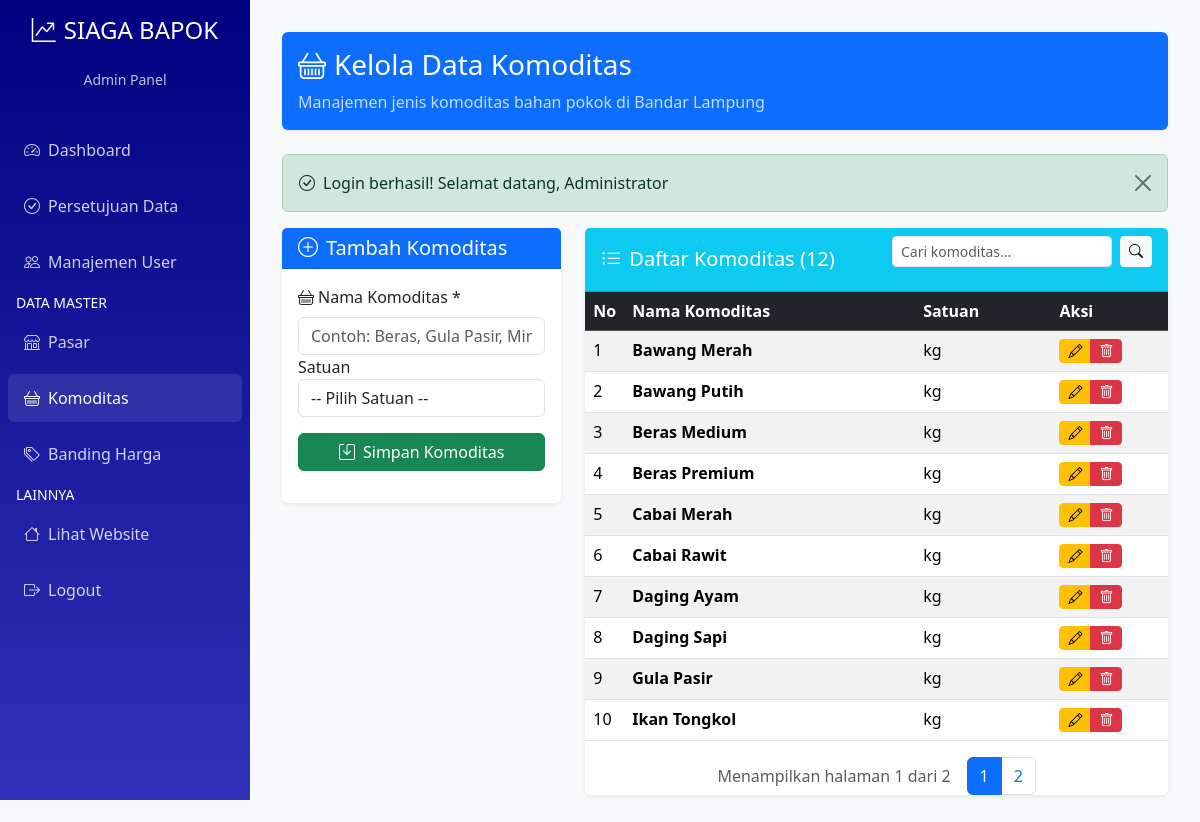
Screenshot of /admin/commodities.php (signed in) with the database file from the repository.
### tables this page shows
CREATE TABLE commodities (
    id INT PRIMARY KEY AUTO_INCREMENT,
    name VARCHAR(100) NOT NULL UNIQUE,
    unit VARCHAR(20) NOT NULL DEFAULT 'kg',
    kategori VARCHAR(50) NULL,
    created_at TIMESTAMP DEFAULT CURRENT_TIMESTAMP
);

### config/database.php (called while the page is built, shortened)
<?php
class Database {
    private $host = 'localhost';
    private $username = 'root';
    private $password = '';
    private $database = 'siagabapok_db';
    private $charset = 'utf8mb4';
    private $pdo;
    private function connect() {
        try {
            $dsn = "mysql:host={$this->host};dbname={$this->database};charset={$this->charset}";
            $options = [
                PDO::ATTR_ERRMODE => PDO::ERRMODE_EXCEPTION,
                PDO::ATTR_DEFAULT_FETCH_MODE => PDO::FETCH_ASSOC,
                PDO::ATTR_EMULATE_PREPARES => false,
            ];
            $this->pdo = new PDO($dsn, $this->username, $this->password, $options);
        } catch (PDOException $e) {
            die("Database connection failed: " . $e->getMessage());
        }
    }
    public function query($sql, $params = []) {
        try {
            $stmt = $this->pdo->prepare($sql);
            $stmt->execute($params);
            return $stmt;
        } catch (PDOException $e) {
            error_log("Database query error: " . $e->getMessage());
            throw $e;
        }
    }
    public function fetchAll($sql, $params = []) {
        $stmt = $this->query($sql, $params);
        return $stmt->fetchAll();
    }
    public function fetchOne($sql, $params = []) {
        $stmt = $this->query($sql, $params);
        return $stmt->fetch();
    }
    public function execute($sql, $params = []) {
        $stmt = $this->query($sql, $params);
        return $stmt->rowCount();
    }
}
?>

### public/admin/commodities.php (the view, shortened to what this page needs)
<?php
require_once __DIR__ . '/../../src/controllers/AuthController.php';
require_once __DIR__ . '/../../config/database.php';
if ($_SESSION['role'] === 'admin') {
    include __DIR__ . '/sidebar_admin.php';
} elseif ($_SESSION['role'] === 'uptd') {
    include __DIR__ . '/sidebar_uptd.php';
}
$db = new Database();
$db->query("CREATE TABLE IF NOT EXISTS commodities (
    id INT PRIMARY KEY AUTO_INCREMENT,
    name VARCHAR(100) NOT NULL UNIQUE,
    created_at TIMESTAMP DEFAULT CURRENT_TIMESTAMP,
    updated_at TIMESTAMP DEFAULT CURRENT_TIMESTAMP ON UPDATE CURRENT_TIMESTAMP
)");
$search = isset($_GET['search']) ? trim($_GET['search']) : '';
$page = isset($_GET['page']) ? max(1, (int)$_GET['page']) : 1;
$perPage = 10;
$where = $search ? "WHERE name LIKE ?" : '';
$params = $search ? ["%$search%"] : [];
$total = $db->fetchOne("SELECT COUNT(*) as cnt FROM commodities $where", $params)['cnt'];
$pages = ceil($total / $perPage);
$offset = ($page - 1) * $perPage;
$commodities = $db->fetchAll("SELECT * FROM commodities $where ORDER BY name ASC LIMIT $perPage OFFSET $offset", $params);
$editCommodity = null;
?>
<!DOCTYPE html>
<html lang="id">
<head>
    <link href="https://cdn.jsdelivr.net/npm/bootstrap@5.3.2/dist/css/bootstrap.min.css" rel="stylesheet">
    <link href="https://cdn.jsdelivr.net/npm/bootstrap-icons@1.11.1/font/bootstrap-icons.css" rel="stylesheet">
</head>
<body>
<div class="main-content">
    <div class="row mb-4">
        <div class="col-12">
            <div class="card bg-primary text-white">
                <div class="card-body">
                    <h1 class="h3 mb-0"><i class="bi bi-basket me-2"></i>Kelola Data Komoditas</h1>
                    <p class="mb-0 mt-2 opacity-75">Manajemen jenis komoditas bahan pokok di Bandar Lampung</p>
                </div>
            </div>
        </div>
    </div>
    <?php if (isset($_SESSION['success'])): ?>
        <div class="alert alert-success alert-dismissible fade show" role="alert">
            <i class="bi bi-check-circle me-2"></i><?= $_SESSION['success']; unset($_SESSION['success']); ?>
            <button type="button" class="btn-close" data-bs-dismiss="alert"></button>
        </div>
    <?php endif; ?>
    <div class="row">
        <div class="col-lg-4 mb-4">
            <div class="card">
                <div class="card-header bg-primary text-white">
                    <h5 class="card-title mb-0"><i class="bi bi-plus-circle me-2"></i><?= $editCommodity ? 'Edit Komoditas' : 'Tambah Komoditas'; ?></h5>
                </div>
                <div class="card-body">
                    <form method="POST">
                        <div class="mb-3">
                            <label for="name" class="form-label"><i class="bi bi-basket me-1"></i>Nama Komoditas *</label>
                            <input type="text" class="form-control" id="name" name="name" value="<?= $editCommodity ? htmlspecialchars($editCommodity['name']) : ''; ?>" placeholder="Contoh: Beras, Gula Pasir, Minyak Goreng" required>
                            <div class="form-group">
                                <label for="unit">Satuan</label>
                                <select class="form-control" id="unit" name="unit" required>
                                    <option value="">-- Pilih Satuan --</option>
                                </select>
                            </div>
                        </div>
                        <div class="d-grid gap-2">
                            <button type="submit" class="btn btn-success"><i class="bi bi-save me-2"></i><?= $editCommodity ? 'Update Komoditas' : 'Simpan Komoditas'; ?></button>
                        </div>
                    </form>
                </div>
            </div>
        </div>
        <div class="col-lg-8 mb-4">
            <div class="card">
                <div class="card-header bg-info text-white d-flex justify-content-between align-items-center">
                    <h5 class="card-title mb-0"><i class="bi bi-list-ul me-2"></i>Daftar Komoditas (<?= $total ?>)</h5>
                    <form class="d-flex" method="get" action="commodities.php">
                        <input class="form-control form-control-sm me-2" type="search" name="search" value="<?= htmlspecialchars($search) ?>" placeholder="Cari komoditas...">
                        <button class="btn btn-light btn-sm" type="submit"><i class="bi bi-search"></i></button>
                    </form>
                </div>
                <div class="card-body p-0">
    <?php if (!empty($commodities)): ?>
        <div class="table-responsive">
            <table class="table table-striped table-hover mb-0">
                <thead class="table-dark">
                    <tr>
                        <th width="5%">No</th>
                        <th>Nama Komoditas</th>
                        <th>Satuan</th>
                        <th width="20%">Aksi</th>
                    </tr>
                </thead>
                <tbody>
                    <?php foreach ($commodities as $i => $c): ?>
                        <tr>
                            <td><?= ($offset + $i + 1) ?></td>
                            <td><strong><?= htmlspecialchars($c['name']) ?></strong></td>
                            <td>
                                <?= $c['unit'] === 'KG' ? 'Kilogram' : ($c['unit'] === 'L' ? 'Liter' : $c['unit']) ?>
                            </td>
                            <td>
                                <div class="btn-group btn-group-sm">
                                    <a href="?edit=<?= $c['id'] ?>" class="btn btn-warning" title="Edit">
                                        <i class="bi bi-pencil"></i>
                                    </a>
                                    <button type="button" class="btn btn-danger"
                                            onclick="deleteCommodity(<?= $c['id'] ?>, '<?= addslashes($c['name']) ?>')"
                                            title="Hapus">
                                        <i class="bi bi-trash"></i>
                                    </button>
                                </div>
                            </td>
                        </tr>
                    <?php endforeach; ?>
                </tbody>
            </table>
        </div>
            <div class="d-flex flex-column flex-lg-row justify-content-center align-items-center gap-3 mt-3">
                <div class="text-muted">
                    Menampilkan halaman <?= $page ?> dari <?= $pages ?>
                </div>
                <nav>
                    <ul class="pagination mb-0">
                        <?php for ($p = 1; $p <= $pages; $p++): ?>
                            <li class="page-item <?= $p == $page ? 'active' : '' ?>">
                                <a class="page-link" href="?search=<?= urlencode($search) ?>&page=<?= $p ?>">
                                    <?= $p ?>
                                </a>
                            </li>
                        <?php endfor; ?>
                    </ul>
                </nav>
            </div>
    <?php endif; ?>
</div>
            </div>
        </div>
    </div>
</div>
</body>
</html>

### public/admin/commodities.php (style rules this page uses)
:root { --primary-green: #000080; --light-green: #d4edda; --dark-green: #3232b9ff; --sidebar-width: 250px; }
body { background-color: #f8f9fa; }
.main-content { margin-left: var(--sidebar-width); padding: 2rem; }
.card { border: none; box-shadow: 0 0.125rem 0.25rem rgba(0,0,0,0.075); }

### rows the page displays
commodities: i "1", name "Bawang Merah", unit "kg"
commodities: i "2", name "Bawang Putih", unit "kg"
commodities: i "3", name "Beras Medium", unit "kg"
commodities: i "4", name "Beras Premium", unit "kg"
commodities: i "5", name "Cabai Merah", unit "kg"
commodities: i "6", name "Cabai Rawit", unit "kg"
commodities: i "7", name "Daging Ayam", unit "kg"
commodities: i "8", name "Daging Sapi", unit "kg"
commodities: i "9", name "Gula Pasir", unit "kg"
commodities: i "10", name "Ikan Tongkol", unit "kg"

### other values shown
$_SESSION['success'] "Login berhasil! Selamat datang, Administrator"
$total "12"
$page "1"
$pages "2"
